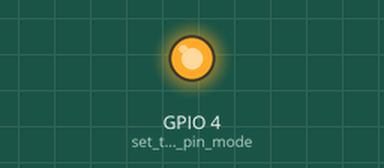
This sketch was run on a simulated ESP32. On the bench: output pins drawn as LEDs (lit = HIGH). WiFi joins after 1.5 s; servers stay silent unless stated.

Above: at 0.1 s.
At 1.6 s:
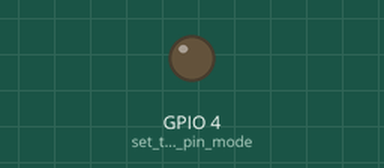
Timing chart, 0 to 3.1 s (numbered marks = the images above):
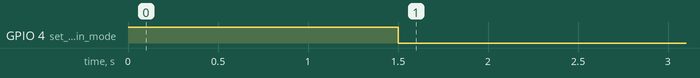

The sketch:

serial2tcp.ino
```cpp
#include <WiFi.h>
#include <ESPmDNS.h>

#define SSID "SSID"
#define PASSWORD "PASSWORD"

WiFiServer server(8000);

void setup()
{
    Serial.begin(115200);
    pinMode(4, OUTPUT);      // set the LED pin mode
    digitalWrite(4, HIGH);
    // We start by connecting to a WiFi network
    WiFi.begin(SSID, PASSWORD);
    while (WiFi.status() != WL_CONNECTED) delay(500);
    // LED goes off when WiFi network is connected
    digitalWrite(4, LOW);
    // start server
    server.begin();
    // make accessible by local host name (esprit.local)
    MDNS.begin("esprit");
    // Add service to MDNS-SD
    MDNS.addService("serial", "tcp", 8000);
}

void loop()
{
  WiFiClient client = server.available();   // listen for incoming clients
  if (client) {                             // if you get a client,
    while (client.connected()) {            // loop while the client's connected
      if (Serial.available()) {
        client.write(Serial.read());
      }
      if (client.available()) {             // if there's bytes to read from the client,
        Serial.write(client.read());
      }
    }
    // close the connection:
    client.stop();
  }
}
```
